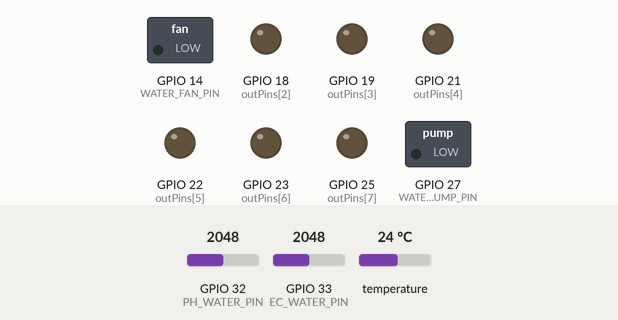
This sketch was run on a simulated ESP32. Shown: switched loads named in the sketch (green lamp = pin HIGH), output pins drawn as LEDs (lit = HIGH). The inputs (shaded band) are chosen by the test bench; at power-on: temperature 24 °C, GPIO 32 (PH_WATER_PIN) = 2048, GPIO 33 (EC_WATER_PIN) = 2048. WiFi joins after 1.5 s; servers stay silent unless stated; what the sketch prints to the serial monitor is not drawn.

Above: at 3.0 s.
3.1 s: temperature set to 27.3 °C
At 5.7 s:
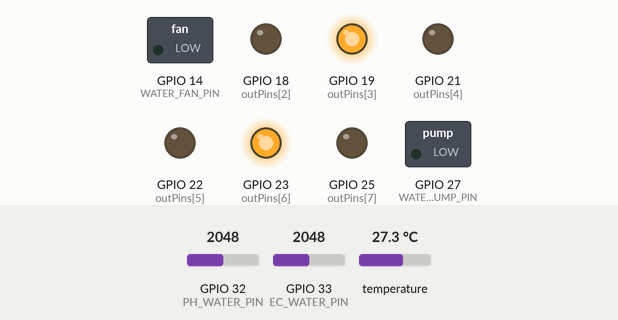
6.0 s: temperature set to 28.6 °C
At 7.3 s:
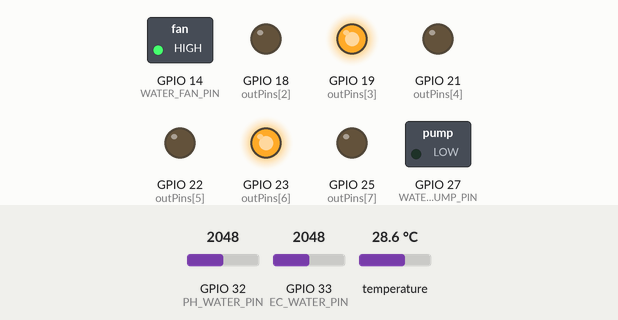
8.0 s: GPIO 32 (PH_WATER_PIN) set to 1559
14.5 s: GPIO 32 (PH_WATER_PIN) set to 1455
At 15.7 s:
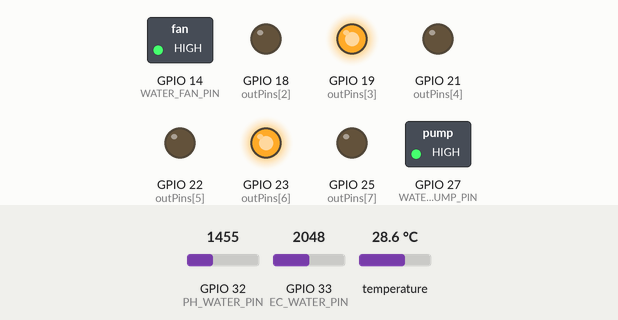
16.0 s: GPIO 33 (EC_WATER_PIN) set to 1557
17.7 s: GPIO 33 (EC_WATER_PIN) set to 1450
At 20.0 s:
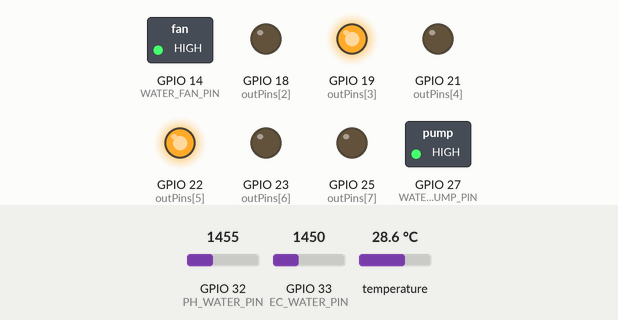
Timing chart, 0 to 21.0 s (numbered marks = the images above; inputs shaded):
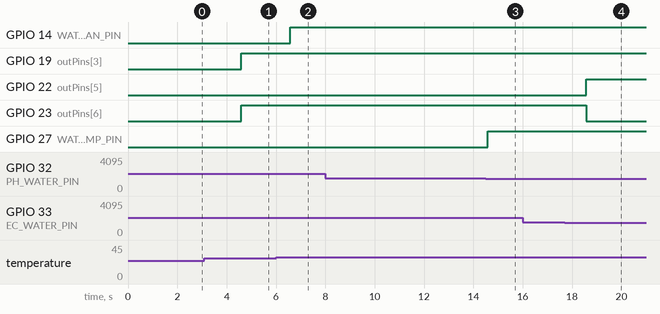

Measured:
- the behaviour switches between 28 and 28.1 °C on temperature (found by bisection; images 1 and 2)
- the behaviour switches between 1500 and 1499 on GPIO 32 (PH_WATER_PIN) (found by bisection; images 2 and 3)
- the behaviour switches between 1500 and 1499 on GPIO 33 (EC_WATER_PIN) (found by bisection; images 3 and 4)
- after the input at 6.0 s, GPIO 14 (WATER_FAN_PIN): LOW → HIGH after 0.58 s
- after the input at 8.0 s, every drawn part: stays the same
- after the input at 14.5 s, GPIO 27 (WATER_PUMP_PIN): LOW → HIGH after 0.09 s
- after the input at 16.0 s, every drawn part: stays the same
- after the input at 17.7 s, GPIO 22 (outPins[5]): LOW → HIGH after 0.89 s; GPIO 23 (outPins[6]): HIGH → LOW after 0.89 s

The sketch:

sketch_jan7a.ino
```cpp
#define BLYNK_TEMPLATE_ID "TMPL6hF8nEFm7"
#define BLYNK_TEMPLATE_NAME "Quickstart Template"
#define BLYNK_AUTH_TOKEN "kyOo8itDymWdC0IIM9HFzxy8ao7QnNyM"

#include <WiFi.h>
#include <WiFiClient.h>
#include <BlynkSimpleEsp32.h>
#include <OneWire.h>
#include <DallasTemperature.h>

#define BLYNK_PRINT Serial

// Cấu hình WiFi
char ssid[] = "My Phone";
char pass[] = "88888888";

BlynkTimer timer;

// --- Chân cắm cảm biến ---
const int PH_WATER_PIN = 32;
const int EC_WATER_PIN = 33;
#define ONE_WIRE_BUS 5  // DS18B20 nối GPIO 4

OneWire oneWire(ONE_WIRE_BUS);
DallasTemperature sensors(&oneWire);

// --- Chân cắm Relay ---
const int WATER_FAN_PIN = 14;
const int WATER_PUMP_PIN = 27;

// --- 6 LED trạng thái ---
const int LED_PH_R = 18; const int LED_PH_Y = 19; const int LED_PH_G = 21;
const int LED_EC_R = 22; const int LED_EC_Y = 23; const int LED_EC_G = 25;

// --- Chân ảo (Virtual Pins) trên Blynk ---
#define VPIN_WATER_TEMP V20
#define VPIN_WATER_PH V21
#define VPIN_WATER_EC V22
#define VPIN_WATER_FAN_STATUS V23
#define VPIN_WATER_PUMP_STATUS V24
#define VPIN_CONTROL_FAN V25
#define VPIN_CONTROL_PUMP V26

// --- Ngưỡng điều khiển ---
const float WATER_TEMP_HIGH = 28.0;
const int PH_LOW_THRESHOLD = 1500; // Giá trị Analog thô để kích hoạt cảnh báo/bơm
const int EC_LOW_THRESHOLD = 1500;

bool isManualFan = false;
bool isManualPump = false;

// ==========================================================
// ĐIỀU KHIỂN TỪ APP BLYNK
// ==========================================================

BLYNK_WRITE(VPIN_CONTROL_FAN) {
    isManualFan = param.asInt();
    digitalWrite(WATER_FAN_PIN, isManualFan);
    Serial.print("Quạt Nước: "); Serial.println(isManualFan ? "BẬT" : "TẮT");
}

BLYNK_WRITE(VPIN_CONTROL_PUMP) {
    isManualPump = param.asInt();
    digitalWrite(WATER_PUMP_PIN, isManualPump);
    Serial.print("Bơm Nước: "); Serial.println(isManualPump ? "BẬT" : "TẮT");
}

// ==========================================================
// HÀM XỬ LÝ LED VÀ LOGIC
// ==========================================================

void updateLEDGroup(int value, int pinR, int pinY, int pinG, int low, int high) {
    if (value < low) {
        digitalWrite(pinR, HIGH); digitalWrite(pinY, LOW); digitalWrite(pinG, LOW);
    }
    else if (value >= low && value < high) {
        digitalWrite(pinR, LOW); digitalWrite(pinY, HIGH); digitalWrite(pinG, LOW);
    }
    else {
        digitalWrite(pinR, LOW); digitalWrite(pinY, LOW); digitalWrite(pinG, HIGH);
    }
}

void runWaterLogic() {
    Serial.println("\n--- ĐANG CẬP NHẬT DỮ LIỆU ---");

    // 1. Xử lý Nhiệt độ (DS18B20)
    sensors.requestTemperatures();
    float wTemp = sensors.getTempCByIndex(0);

    if (wTemp != DEVICE_DISCONNECTED_C) {
        Serial.print("> Nhiệt độ: "); Serial.print(wTemp); Serial.println(" °C");
        Blynk.virtualWrite(VPIN_WATER_TEMP, wTemp);

        if (!isManualFan) {
            digitalWrite(WATER_FAN_PIN, (wTemp > WATER_TEMP_HIGH) ? HIGH : LOW);
        }
    } else {
        Serial.println("> Lỗi: Không tìm thấy DS18B20!");
    }

    // 2. Đọc biến trở pH (Chân 32)
    int ph_raw = analogRead(PH_WATER_PIN);
    float ph_display = ph_raw; // Chuyển sang thang 0-14 pH

    // LOG pH ra Serial Monitor
    Serial.print("> pH Analog: "); Serial.print(ph_raw);
    Serial.print(" | pH quy đổi: "); Serial.println(ph_display);

    // 3. Đọc biến trở EC (Chân 33)
    int ec_raw = analogRead(EC_WATER_PIN);
    float ec_display = ec_raw; // Chuyển sang thang 0-2000 µS/cm

    // LOG EC ra Serial Monitor
    Serial.print("> EC Analog: "); Serial.print(ec_raw);
    Serial.print(" | EC quy đổi: "); Serial.println(ec_display);

    // 4. Gửi dữ liệu lên Blynk
    Blynk.virtualWrite(VPIN_WATER_PH, ph_display);
    Blynk.virtualWrite(VPIN_WATER_EC, ec_display);

    // 5. Cập nhật hệ thống LED vật lý
    updateLEDGroup(ph_raw, LED_PH_R, LED_PH_Y, LED_PH_G, 1000, 2800);
    updateLEDGroup(ec_raw, LED_EC_R, LED_EC_Y, LED_EC_G, 1500, 3200);

    // 6. Tự động bật Bơm nếu nồng độ thấp (Nếu không ở chế độ tay)
    if (!isManualPump) {
        if (ph_raw < PH_LOW_THRESHOLD || ec_raw < EC_LOW_THRESHOLD) {
            digitalWrite(WATER_PUMP_PIN, HIGH);
        } else {
            digitalWrite(WATER_PUMP_PIN, LOW);
        }
    }

    // 7. Phản hồi trạng thái thiết bị
    Blynk.virtualWrite(VPIN_WATER_FAN_STATUS, digitalRead(WATER_FAN_PIN));
    Blynk.virtualWrite(VPIN_WATER_PUMP_STATUS, digitalRead(WATER_PUMP_PIN));

    Serial.print("> Quạt: "); Serial.print(digitalRead(WATER_FAN_PIN) ? "ON" : "OFF");
    Serial.print(" | Bơm: "); Serial.println(digitalRead(WATER_PUMP_PIN) ? "ON" : "OFF");
    Serial.println("-----------------------------");
}

BLYNK_CONNECTED() {
    Blynk.syncAll();
}

void setup() {
    Serial.begin(115200);

    // Cấu hình chân ra cho Relay và LED
    int outPins[] = {WATER_FAN_PIN, WATER_PUMP_PIN, 18, 19, 21, 22, 23, 25};
    for(int i=0; i<8; i++) {
        pinMode(outPins[i], OUTPUT);
        digitalWrite(outPins[i], LOW);
    }

    sensors.begin();
    Blynk.begin(BLYNK_AUTH_TOKEN, ssid, pass);

    // Chạy hàm logic mỗi 2 giây
    timer.setInterval(2000L, runWaterLogic);
}

void loop() {
    Blynk.run();
    timer.run();
}
```
